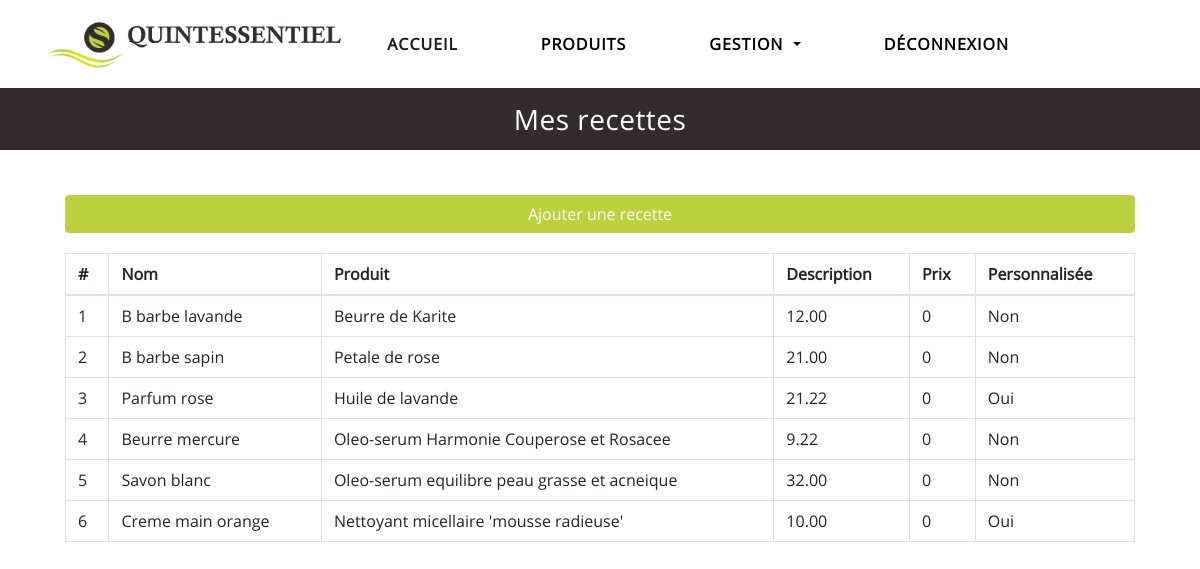
Screenshot of /myrecipes.php with the database file from the repository.
### tables this page shows
CREATE TABLE recipe (
	id_recipe INT NOT NULL AUTO_INCREMENT,
	id_product INT,
	name VARCHAR(255) NOT NULL,
	is_custom BOOLEAN NOT NULL DEFAULT 0,
	steps TEXT,
	PRIMARY KEY (id_recipe),
	FOREIGN KEY (id_product) REFERENCES product(id_product)
);

CREATE TABLE product (
	id_product INT NOT NULL AUTO_INCREMENT,
	name VARCHAR(128) NOT NULL,
	is_sellable BOOLEAN NOT NULL DEFAULT 0,
	description TEXT,
	price DECIMAL(7,2) NOT NULL DEFAULT 0.00,
	quantity INT NOT NULL DEFAULT 0,
	image_path VARCHAR(255),
	PRIMARY KEY (id_product)
);

### phpScripts/MgrDbConnection.php (called while the page is built, shortened)
<?php
class MgrDbConnection
{
    public function __construct($dbname, $username, $password, $err)
    {
        try {
            $this->dbConn = new PDO("mysql:host=localhost;dbname=" . $dbname. ";charset=utf8", $username, $password);
        } catch (PDOException $e) {
            throw new Exception("Error creating the DB Connection" . $e->getMessage());
        }
    }
}

### phpScripts/Recipe/MgrRecipe.php (called while the page is built, shortened)
<?php
require_once 'Recipe.php';
require_once __DIR__ . '/../QueryEngine.php';
require_once __DIR__ . '/../Product/MgrProduct.php';
class MgrRecipe
{
	private $mgrProduct;
	private $recipes;
	private $queryEngine;
	public function __construct()
	{
		$this->mgrProduct = new MgrProduct();
		$this->queryEngine = new QueryEngine();
	}
	public function selectAllRecipes($filter = NULL)
	{
		$query = "SELECT * FROM recipe";
		$resultSet = 	$this->queryEngine->executeQuery($query);
		if (!$resultSet) {
			echo "Error while trying to load all recipes";
		} else {
			$this->resultToArray($resultSet);
		}
	}
	private function resultToArray($resultSet)
	{
		$this->recipes = array();
		foreach($resultSet->fetchAll(\PDO::FETCH_NUM) as $result) {
			$recipe = new Recipe(
				$result[2],
				$result[1],
				$result[3],
				$result[4]
			);
			$recipe->setId($result[0]);
			$recipe->setIngredients($this->getIngredientsArray($result[0]));
			array_push($this->recipes, $recipe);
		}
	}
	public function getRecipesArray()
	{
		return $this->recipes;
	}
	public function getIngredientsArray($recipeId) {
		$this->mgrProduct->getIngredients($recipeId);
		$ingredients = $this->mgrProduct->getProduct();
		return $ingredients;
	}
	public function getMgrProduct()
	{
		return $this->mgrProduct;
	}
}
?>

### phpScripts/Recipe/Recipe.php (called while the page is built, shortened)
<?php
class Recipe implements JsonSerializable {
	private $id;
	private $name;
	private $ingredients;
	private $quantities;
	private $idFinalProduct;
	private $custom;
	private $steps;
	public function __construct($name, $idFinalProduct, $custom, $steps) {
		$this->name = $name;
		$this->idFinalProduct = $idFinalProduct;
		$this->custom = $custom;
		$this->steps = $steps;
	}
	public function jsonSerialize () {
		return array(
				'id'=>$this->id,
				'name'=>$this->name,
				'ingredients'=>$this->ingredients,
				'quantities'=>$this->quantities,
				'idFinalProduct'=>$this->idFinalProduct,
				'custom'=>$this->custom,
				'steps'=>$this->steps
		);
}
	public function getId()
	{
		return $this->id;
	}
	public function setId($id)
	{
		$this->id = $id;
	}
	public function getName() {
		return $this->name;
	}
	public function setIngredients($ingredients) {
		$this->ingredients = $ingredients;
	}
	public function isCustom() {
		return $this->custom;
	}
}
?>

### phpScripts/QueryEngine.php (called while the page is built)
<?php
require_once 'MgrDbConnection.php';
class QueryEngine
{
    private $db;
    public function __construct()
    {
        $this->db = new MgrDbConnection("quintessentieldb", "root", "", true);
    }
    public function executeQuery($queryString, $parametersMap=[])
    {
        $conn = $this->db->getDbConn();
        $query = $queryString;
        $loading = $conn->prepare($query);
        foreach ($parametersMap as $key => $value) {
            $loading->bindValue($key, $value);
        }
        try {
            if (!$loading->execute()) {
                throw new Exception("Error");
            } else {
                return $loading;
            }
        } catch (Exception $e) {
            return false;
        }
    }
}

### phpScripts/Product/Product.php (called while the page is built, shortened)
<?php
class Product implements JsonSerializable
{
    private $id;
    private $name;
    private $isSellable;
    private $price;
    private $description;
    private $quantity;
    private $imagePath;
    private $volumeUsed;
    public function __construct($name, $categories, $isSellable, $price, $description, $quantity, $imagePath, $volumeUsed = 0)
    {
        $this->name = $name;
        $this->isSellable = $isSellable;
        $this->price = $price;
        $this->description = $description;
        $this->quantity = $quantity;
        $this->imagePath = $imagePath;
        $this->volumeUsed = $volumeUsed;
    }
    public function jsonSerialize() {
        return array(
            'id' => $this->id,
            'name' => $this->name,
            'isSellable' => $this->isSellable,
            'price' => $this->price,
            'description' => $this->description,
            'quantity' => $this->quantity,
            'imagePath' => $this->imagePath,
            'volumeUsed' => $this->volumeUsed
        );
    }
    public function setId($id)
    {
        $this->id = $id;
        return $this;
    }
    public function getName()
    {
        return $this->name;
    }
    public function getPrice()
    {
        return $this->price;
    }
    public function getDescription()
    {
        return $this->description;
    }
    public function setVolumeUsed($volume)
    {
        $this->volumeUsed = $volume;
    }
}

### phpScripts/Product/MgrProduct.php (called while the page is built, shortened)
<?php
include_once "Product.php";
require_once __DIR__ . '/../QueryEngine.php';
class MgrProduct
{
    private $products;
    public function __construct()
    {
        $this->products = array();
    }
    public function getProductById($id_product)
    {
        $queryEngine = new QueryEngine();
        $query = "SELECT * FROM Product WHERE id_product = :id";
        $parameters =
        [
            ":id" => $id_product
        ];
        $resultSet = $queryEngine->executeQuery($query, $parameters);
        if (!$resultSet) {
            echo "Error while trying to load products by id";
        } else {
            $this->resultToArray($resultSet);
        }
    }
    public function getIngredients($recipeId)
    {
        $queryEngine = new QueryEngine();
        $query = "SELECT product.id_product AS id_product,
                product.name AS name,
                product.is_sellable AS is_sellable,
                product.price AS price,
                product.description AS description,
                product.quantity AS quantity,
                product.image_path AS image_path,
                ta_recipe_product.qty_ml AS qty_ml
                FROM product
                INNER JOIN ta_recipe_product
                ON product.id_product = ta_recipe_product.id_product
                WHERE id_recipe = :idRecipe";
        $parameters =
        [
            "idRecipe" => $recipeId,
        ];
        $resultSet = $queryEngine->executeQuery($query, $parameters);
    }
    private function resultToArray($resultSet)
    {
        $this->products = array();
        foreach($resultSet->fetchAll(\PDO::FETCH_NUM) as $result) {
            $product = new Product(
                $result[1],
                [],
                $result[3],
                $result[5],
                $result[4],
                $result[6],
                $result[2]
            );
            $product->setId($result[0]);
            if(isset($result[7])) {
                $product->setVolumeUsed($result[7]);
            }
            array_push($this->products, $product);
        }
    }
    public function getProduct()
    {
        return $this->products;
    }
}

### phpScripts/Recipe/CtrlRecipe.php (the view, shortened to what this page needs)
<?php
include_once "MgrRecipe.php";
class CtrlRecipe
{
	private $mgrRecipe;
	public function __construct()
	{
		$this->mgrRecipe = new MgrRecipe();
	}
	public function loadAllRecipesTable()
	{
		$recipesList = $this->mgrRecipe->selectAllRecipes();
		$this->displayRecipesRows();
	}
	private function displayRecipesRows()
	{
		$recipes = $this->mgrRecipe->getRecipesArray();
		$html = "";
		foreach ($recipes as $recipe) {
			$this->mgrRecipe->getMgrProduct()->getProductById($recipe->getidFinalProduct());
			$finalProduct = $this->mgrRecipe->getMgrProduct()->getProduct();
			$html .= "<tr data-toggle=\"modal\" data-target=\"#editModal\" onclick='editRecipe(".json_encode($recipe, JSON_HEX_APOS, JSON_HEX_QUOT).");' title=\"Modifier la recette\" id=\"" . $recipe->getId() . "\">";
			$html .= "<td>" . $recipe->getId() . "</td>";
			$html .= "<td>" . $recipe->getName() . "</td>";
			$html .= "<td>" . $finalProduct[0]->getName() . "</td>";
			$html .= "<td>" . $finalProduct[0]->getDescription() . "</td>";
			$html .= "<td>" . $finalProduct[0]->getPrice() . "</td>";
			if ($recipe->isCustom() == 1) {
				$html .= "<td> Oui </td>";
			} else {
				$html .= "<td> Non </td>";
			}
			$html .= "</tr>";
		}
		echo $html;
	}
}
?>

### myrecipes.php (shortened to what this page needs)
<?php
include_once "phpScripts/Recipe/CtrlRecipe.php";
?>
<!DOCTYPE html>
<html>
<head>
    <link href="css/style_index.css" rel=stylesheet>
</head>
<body>
    <div class="page-title-bar">
        <h1>Mes recettes</h1>
    </div>
    <div class="recipes-wrapper table-responsive">
        <button type="button" class="btn btn-add-recipe" data-toggle="modal" data-target="#editModal">Ajouter une recette</button>
        <table class="table table-bordered table-hover">
            <thead class="thead-light">
                <td>#</td>
                <td>Nom</td>
                <td>Produit</td>
                <td>Description</td>
                <td>Prix</td>
                <td>Personnalisée</td>
            </thead>
            <tbody id="products">
                <?php
                $ctrlR = new CtrlRecipe();
                $ctrlR->loadAllRecipesTable();
                ?>
            </tbody>
        </table>
    </div>
</body>
</html>

### css/style_index.css (style rules this page uses)
html, body, div, span, applet, object, iframe, h1, h2, h3, h4, h5, h6, p, blockquote, pre, a, abbr, acronym, address, big, cite, code, del, dfn, em, img, ins, kbd, q, s, samp, small, strike, strong, sub, sup, tt, var, b, u, i, center, dl, dt, dd, ol, ul, li, fieldset, form, label, legend, table, caption, tbody, tfoot, thead, tr, th, td, article, aside, canvas, details, embed, figure, figcaption, footer, header, hgroup, menu, nav, output, ruby, section, summary, time, mark, audio, video { margin: 0; padding: 0; border: 0; vertical-align: baseline; }
article, aside, details, figcaption, figure, footer, header, hgroup, menu, nav, section { display: block; }
body { line-height: 1; }
ol, ul { list-style: none; }
table { border-collapse: collapse; border-spacing: 0; }
* { box-sizing: border-box; }
body { font-family: 'OpenSans', Arial, Helvetica, sans-serif; padding:0; overflow-x: hidden; }
img { max-width: 100%; height: auto; }
.recipes-wrapper { max-width: 90% !important; margin: 30px auto; padding: 15px 5px; display: flex; flex-direction: column; }
.thead-light { font-weight: 600; }
.recipes-wrapper .btn { margin-bottom: 20px; }
.recipes-wrapper .btn-add-recipe { color: #fff; background-color: #bcd13f; border-color: #bcd13f; }
.img-logo-nav { width: 350px; max-width: 100%; height: auto; display: block; margin: 5px 30px; }
.navbar-light { background-color: #fff !important; }
.navbar-nav { margin-right: 100px; padding:0; }
.navbar-light .navbar-nav .nav-link { margin-right: 50px; }
.navbar-light .navbar-nav .nav-link { padding-right: 25px; color: #000; text-transform: uppercase; letter-spacing: 1px; font-weight: 600; }
.page-title-bar { background-color: #342c2c; padding: 17px 20px; }
.page-title-bar h1 { text-align: center; color: #fff; font-size: 28px; font-weight: 500; letter-spacing: 0.5px; line-height: 28px; margin: 0; }

### rows the page displays
recipe: id_recipe "1", name "B barbe lavande", id_product.name "Beurre de Karite", id_product.price "12.00", id_product.quantity "0", is_custom "Non"
recipe: id_recipe "2", name "B barbe sapin", id_product.name "Petale de rose", id_product.price "21.00", id_product.quantity "0", is_custom "Non"
recipe: id_recipe "3", name "Parfum rose", id_product.name "Huile de lavande", id_product.price "21.22", id_product.quantity "0", is_custom "Oui"
recipe: id_recipe "4", name "Beurre mercure", id_product.name "Oleo-serum Harmonie Couperose et Rosacee", id_product.price "9.22", id_product.quantity "0", is_custom "Non"
recipe: id_recipe "5", name "Savon blanc", id_product.name "Oleo-serum equilibre peau grasse et acneique", id_product.price "32.00", id_product.quantity "0", is_custom "Non"
recipe: id_recipe "6", name "Creme main orange", id_product.name "Nettoyant micellaire 'mousse radieuse'", id_product.price "10.00", id_product.quantity "0", is_custom "Oui"
